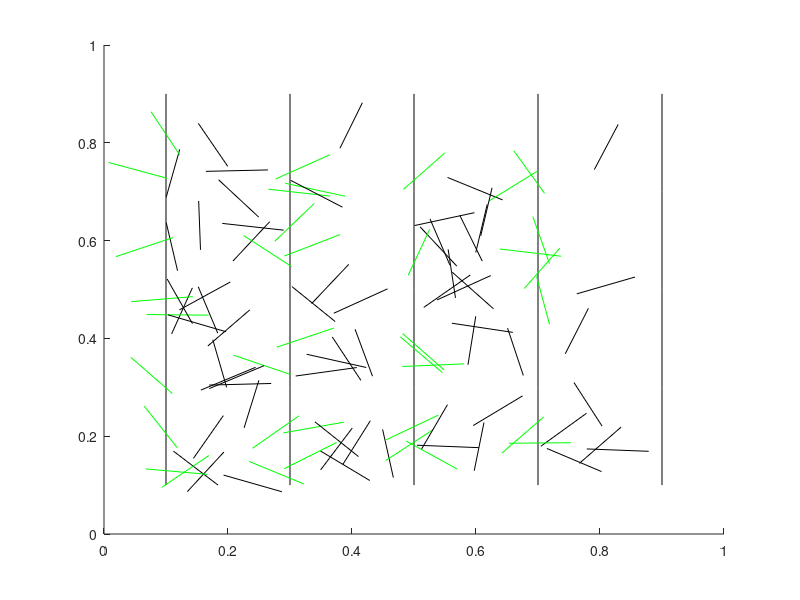

Reproduce this figure in MATLAB. (Note: this script raises an error after producing the figure.)
ax = axes;

% Number of needles
N = 100;

% Length of needles
L = 0.1;

% Drawing lines
y = L:(2 * L):1 - L;

% Plotting floorboards
for x = L:(2 * L):1 - L
     hold on
     plot(ax, x*ones(size(y)),y, 'k');
end

% Used to calculate PI
count = 0;



for num = 1:N
    % Get starting X value for Needle
    needleX = rand(1) * (1 - 2*L);

    if needleX > (1 - L)
        needleX = needleX - L;
    end

    if needleX < L
        needleX = needleX + L;
    end

    % Get starting Y value for Needle
    needleY = rand(1) * (1 - 2*L);

    if needleY > (1 - L)
        needleY = needleY - L;
    end

    if needleY < L
        needleY = needleY + L;
    end

    % Get Angle for needle
    needleAng = rand(1) * 360;

    % Get ending X value for Needle
    needleX2 = needleX  + (L * cosd(needleAng));

    % Get ending Y value for Needle
    needleY2 = needleY + (L * sind(needleAng));
    
    % Reset condtion
    check = 0;
    
    for x = L:(2 * L):1 - L
        if (needleX < x) && (needleX2 > x)
            check = 1;
            if num < 1000
                plot(ax, [needleX; needleX2], [needleY; needleY2], 'g');
            end
            count = count + 1;
        end
        
        if (needleX > x) && (needleX2 < x)
            check = 1;
            if num < 1000
                plot(ax, [needleX; needleX2], [needleY; needleY2], 'g');
            end
            count = count + 1;
        end
    end

    % Plot needles
    if check == 0 && num < 1000
        hold on
        plot(ax, [needleX; needleX2], [needleY; needleY2], 'k');
    end
end

pie = N / count;

ax.Title.String = string(pie);
axis square